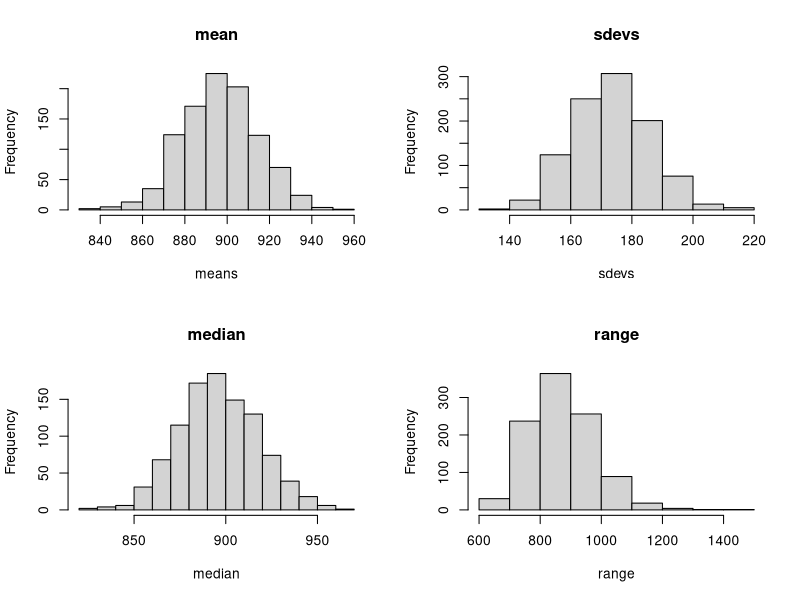

R code for this plot: (Note: this script raises an error after producing the figure.)
# generated by distribution
set.seed(12321)
rnorm(10,0,1)
rbinom(6,size=c(1,2),prob=0.5)
runif(50,min=0,max=10)

x<-matrix(rnorm((1000*100),896,174),nrow=1000)
means<-apply(x,MARGIN = 1,FUN=mean)
sdevs<-apply(x,MARGIN = 1,FUN=sd)
median<-apply(x,MARGIN = 1,FUN=median)
r<-apply(x,MARGIN = 1,FUN=range)
range<-apply(r,MARGIN = 2,FUN=diff)
par(mfrow=c(2,2))
hist(means,main='mean')
hist(sdevs,main='sdevs')
hist(median,main='median')
hist(range,main='range')

# excercise
dis<-function(x,y,po=0.5){
  d<-sqrt((x-po)^2+(y-po)^2)
  return (d)
}
mypi<-function(n){
x<-runif(n,min=0,max=2*po)
y<-runif(n,min=0,max=2*po)
df<-cbind(x,y)
d<-dis(df[,1],df[,2])
p<-sum(d<po)/n
pai<-4*p
dev<-abs(pi-pai)
re<-cbind(pai,dev)
names(re)<-c('estimate','deviation')
return (re)}
n<-seq(1000,100000,1000)
mplot<-sapply(n, function(n) mypi(n))
par(mfrow=c(2,1))
plot(n,mplot[1,],pch=19,type = 'o',xlab = 'times',ylab = 'estimate')
lines(n,rep(pi,length(n)),col='red')
plot(n,mplot[2,],pch=19,type = 'o',xlab = 'times',ylab = 'deviation')
lines(n,rep(0,length(n)),col='red')

mydtbt<-function(y){
sm<-mean(y)
s2m<-mean(y,trim=0.2)
sme<-median(y)
e<-c(sm,s2m,sme)
names(e)<-c('mean','20% trimmed mean','median')
return (e)}
m<-1000
n<-100
mu<-2
sd<-3
x<-matrix(rnorm((m*n),mu,sd),ncol=n)
est<-apply(x,MARGIN = 2,FUN = mydtbt)
bias<-abs(mu-est)
rowMeans(est)
rowMeans(bias)

myclt<-function(x){
  mx<-apply(x,MARGIN = 2,FUN = mean)
  hist(mx,probability=T)
  ms<-mean(mx)
  sds<-sd(mx)
  y<-rnorm(10000,ms,sds)
  lines(density(y),col='red')
  re<-cbind(ms,sds)
  names(re)<-c('mean','sd')
  return (re)
}
m<-1000
n<-100
mu<-2
sd<-3
x<-matrix(rnorm((m*n),mu,sd),ncol=n)
myclt(x)
x<-matrix(runif((m*n),mu,sd),ncol=n)
myclt(x)
